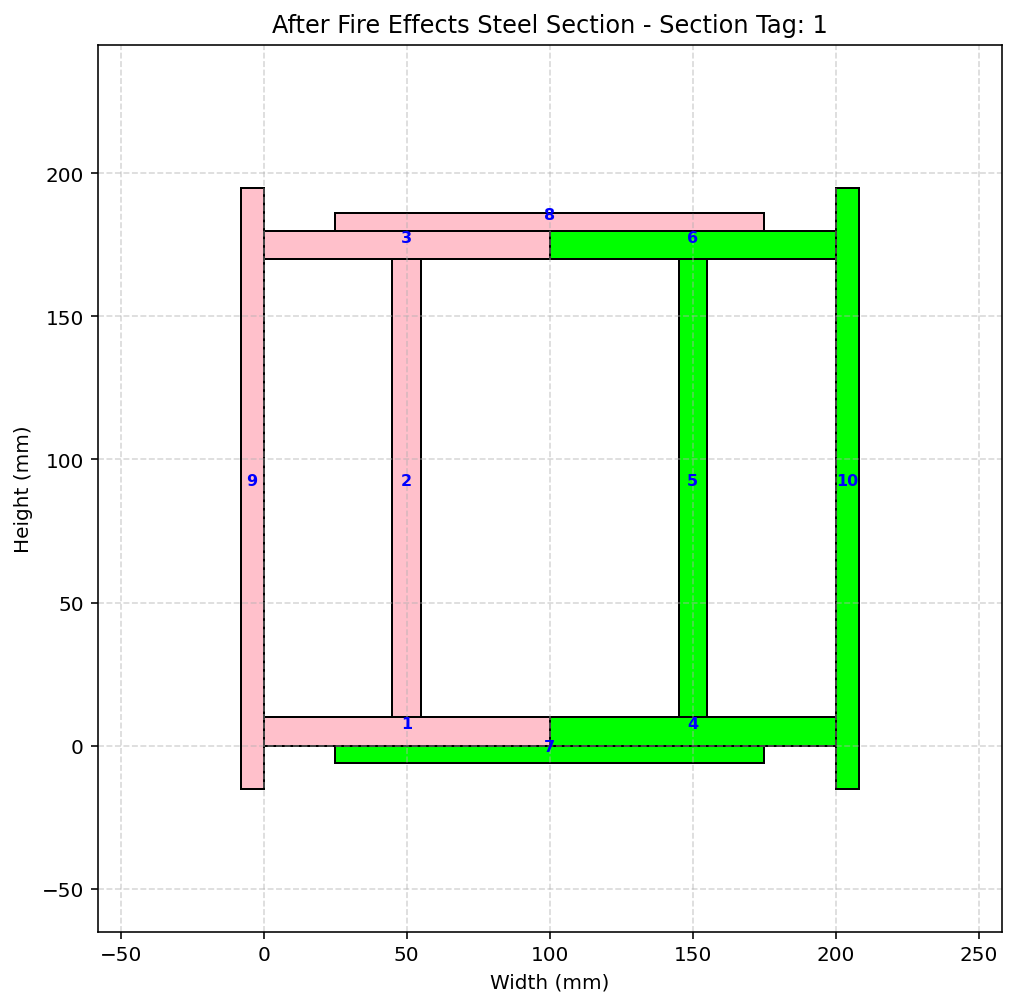

Here is the Python script that generated this plot:
def AFTER_FIRE_02_STEEL_SECTION_DIFF_WIDTH_HEIGHT_FUN_EXTRA_TWO_3D(secTag, STEEL_TYPE, fc, Kfc, CONCRETE_DENSITY, plot=True):
    """
    Create a steel with different widths and heights, fiber section (OpenSees) and,
    if PLOT=True, draw a simple 2‑D sketch of the section.

    Parameters
    ----------
    secTag          : int   – section identifier
    STEEL_TYPE      : str   – 'ELASTIC' or 'INELASTIC'
    fc              : float – unconfined concrete compressive strength (MPa, negative)
    Kfc             : float – ratio of confined to unconfined concrete strength
    CONCRETE_DENSITY: float – ρc (kg/m³) – will be converted to N·s²/mm³
    PLOT            : bool  – draw the section if True
    
    Thermal Effects of Material Stres-Strain relation
    THIS PYTHON SCRIPT WRITTEN BY SALAR DELAVAR GHASHGHAEI (QASHQAI)
    """
    import numpy as np
    import openseespy.opensees as ops
    import matplotlib.pyplot as plt
    import matplotlib.pyplot as plt, matplotlib.patches as patches
    
    # Define materials for nonlinear elements
    # Define parameters (units: mm, N)
    # ------------------------------------------
    # CONCRETE                  tag   f'c        ec0   f'cu        ecu
    # Cover concrete (unconfined)
    fcU = -fc                 # [N/mm²] Concrete Compressive Strength
    Ec = 4700 * np.sqrt(-fcU) # [N/mm^2] Concrete Elastic Modulus
    ec0U = 2*fcU/Ec           # [mm/mm] Concrete Compressive Strain
    fcUU = 0.2*fcU            # [N/mm²] Concrete Compressive Ultimate Strength
    ecuU = 5*ec0U             # [mm/mm] Concrete Compressive Ultimate Strain
    LambdaU = 0.1;	          # ratio between unloading slope    
    # Core concrete (confined)
    #Kfc = 1.3;			      # ratio of confined to unconfined concrete strength
    fcC = Kfc*fcU             # [N/mm²] Concrete Compressive Strength
    Ec = 4700 * np.sqrt(-fcC) # [N/mm^2] Concrete Elastic Modulus
    ec0C = 2*fcC/Ec           # [mm/mm] Concrete Compressive Strain
    fcUC = 0.65*fcC           # [N/mm²] Concrete Compressive Ultimate Strength
    ecuC = 15*ec0C            # [mm/mm] Concrete Compressive Ultimate Strain
    LambdaC = 0.1;	          # ratio between unloading slope
    # tensile-strength properties
    ftC = 0.7 * np.sqrt(-fcC)  # [N/mm²] tensile strength +tension
    ftU = 0.7 * np.sqrt(-fcU)  # [N/mm²] tensile strength +tension
    EtsC = ftC/np.abs(ec0C)    # [N/mm²] tension softening stiffness
    EtsU = ftU/np.abs(ec0U)	   # [N/mm²] tension softening stiffness
    
    # STEEL
    # Reinforcing steel
    fy = 400          # [N/mm²] Steel Rebar Yield Strength   
    Es = 2e5          # [N/mm²] Modulus of Elasticity
    ey = fy/Es        # [mm/mm] Steel Rebar Yield Strain
    fu = 1.1818*fy    # [N/mm²] Steel Rebar Ultimate Strength
    esu = 0.09        # [mm/mm] Steel Rebar Ultimate Strain
    Esh = (fu - fy)/(esu - ey)
    Bs = Esh / Es
    
    def STEEL_FIRE_PROPERTIES(T):
        # THERMAL EFFECTS OF STEEL MATERIAL STRESS-STRAIN
        # WRITTEN BY SALAR DElAVAR GHASHGHAEI (QASHQAI)
        # PAPER: Mechanical properties of structural steel at elevated temperatures and after cooling down
        'https://www.researchgate.net/publication/227780727_Mechanical_properties_of_structural_steel_at_elevated_temperatures_and_after_cooling_down'    
        if T <= 20:
            kE  = 1.00
            kFy = 1.00
            kFu = 1.00
            esu = 0.25
            
        elif 20 < T <= 100:
            kE  = 0.90
            kFy = 0.90
            kFu = 0.90
            esu = 0.277
            
        elif 100 < T <= 200:
            kE  = 0.80
            kFy = 0.80
            kFu = 0.80
            esu = 0.3125
            
        elif 200 < T <= 300:
            kE  = 0.70
            kFy = 0.70
            kFu = 0.70
            esu = 0.3571
            
        elif 300 < T <= 400:
            kE  = 0.60
            kFy = 0.60
            kFu = 0.60
            esu = 0.3814 
            
        elif 400 < T <= 500:
            kE  = 0.30
            kFy = 0.30
            kFu = 0.30
            esu = 0.4012              
        
        elif 500 < T <= 700:
            kE  = 0.13
            kFy = 0.23
            kFu = 0.35
            esu = 0.4124
    
        elif T > 700:
            kE  = 0.09
            kFy = 0.11
            kFu = 0.20
            esu = 0.45
    
        return kE, kFy, kFu, esu

    # Plate Section 01
    kE, kFy, kFu, esu = STEEL_FIRE_PROPERTIES(100) # THERMAL EFFECTS 100°C 
    EsI01 = kE*200000        # [N/mm²] I Section Modulus of Elasticity 
    fyI01 = kFy*240          # [N/mm²] Steel I Section Yield Strength
    fuI01 = kFu*(1.18*240)   # [N/mm²] Steel I Section Ultimate Strength
    #fyI01 = 240                
    #EsI01 = 2e5              
    eyI01 = fyI01/EsI01      # [mm/mm] Steel I Section Yield Strain
    #fuI01 = 1.1818*fyI01     # [N/mm²] Steel I Section Ultimate Strength
    esuI01 = esu            # [mm/mm] Steel I Section Ultimate Strain
    EshI01 = (fuI01 - fyI01)/(esuI01 - eyI01)
    BsI01 = EshI01 / EsI01
    
    # Plate Section 02
    kE, kFy, kFu, esu = STEEL_FIRE_PROPERTIES(300) # THERMAL EFFECTS 300°C
    EsI02 = kE*200000        # [N/mm²] I Section Modulus of Elasticity 
    fyI02 = kFy*240          # [N/mm²] Steel I Section Yield Strength
    fuI02 = kFu*(1.18*240)   # [N/mm²] Steel I Section Ultimate Strength
    #fyI02 = 140              # [N/mm²] Steel I Section Yield Strength   
    #EsI02 = 2e5              # [N/mm²] I Section Modulus of Elasticity
    eyI02 = fyI02/EsI02      # [mm/mm] Steel I Section Yield Strain
    #fuI02 = 1.1818*fyI02     # [N/mm²] Steel I Section Ultimate Strength
    esuI02 = esu            # [mm/mm] Steel I Section Ultimate Strain
    EshI02 = (fuI02 - fyI02)/(esuI02 - eyI02)
    BsI02 = EshI02 / EsI02
    
    # Plate Section 03
    kE, kFy, kFu, esu = STEEL_FIRE_PROPERTIES(500) # THERMAL EFFECTS 500°C
    EsI03 = kE*200000        # [N/mm²] I Section Modulus of Elasticity 
    fyI03 = kFy*240          # [N/mm²] Steel I Section Yield Strength
    fuI03 = kFu*(1.18*240)   # [N/mm²] Steel I Section Ultimate Strength
    #EsI03 = kE*200000        # [N/mm²] I Section Modulus of Elasticity 
    #fyI03 = kFy*240          # [N/mm²] Steel I Section Yield Strength
    #fuI03 = kFu*(1.18*240)   # [N/mm²] Steel I Section Ultimate Strength
    #fyI03 = 95              # [N/mm²] Steel I Section Yield Strength   
    #EsI03 = 2e5              # [N/mm²] I Section Modulus of Elasticity
    eyI03 = fyI03/EsI03      # [mm/mm] Steel I Section Yield Strain
    #fuI03 = 1.1818*fyI03     # [N/mm²] Steel I Section Ultimate Strength
    esuI03 = esu            # [mm/mm] Steel I Section Ultimate Strain
    EshI03 = (fuI03 - fyI03)/(esuI03 - eyI03)
    BsI03 = EshI03 / EsI03
    
    coreTag, coverTag, steelTag = secTag + 100, secTag + 200, secTag + 300
    steelITag01, steelITag02, steelITag03 = secTag + 400, secTag + 500, secTag + 600
    if STEEL_TYPE == 'ELASTIC':
        ops.uniaxialMaterial('Elastic', steelTag, Es) 
        ops.uniaxialMaterial('Elastic', steelITag01, EsI01) 
        ops.uniaxialMaterial('Elastic', steelITag02, EsI02) 
        ops.uniaxialMaterial('Elastic', steelITag03, EsI03) 
    if STEEL_TYPE == 'INELASTIC':   
        pinchX = 0.8   # Pinching factor in X direction
        pinchY = 0.5   # Pinching factor in Y direction
        damage1 = 0.0  # Damage due to ductility
        damage2 = 0.0  # Damage due to energy
        beta = 0.1     # Stiffness degradation parameter
        ops.uniaxialMaterial('Hysteretic', steelTag,
                                         fy, ey,
                                         fu, esu,
                                         0.2*fu, 1.1*esu,
                                         -fy, -ey,
                                         -fu, -esu,
                                         -0.2*fu, -1.1*esu,
                                         pinchX, pinchY,
                                         damage1, damage2, beta)
        # INFO LINK: https://opensees.berkeley.edu/wiki/index.php/Hysteretic_Material
        # PLATE SECION 01
        ops.uniaxialMaterial('Hysteretic', steelITag01,
                                        fyI01, eyI01,
                                        fuI01, esuI01,
                                        0.2*fuI01, 1.1*esuI01,
                                        -fyI01, -eyI01,
                                        -fuI01, -esuI01,
                                        -0.2*fuI01, -1.1*esuI01,
                                        pinchX, pinchY,
                                        damage1, damage2, beta)
        # PLATE SECION 02
        ops.uniaxialMaterial('Hysteretic', steelITag02,
                                        fyI02, eyI02,
                                        fuI02, esuI02,
                                        0.2*fuI02, 1.1*esuI02,
                                        -fyI02, -eyI02,
                                        -fuI02, -esuI02,
                                        -0.2*fuI02, -1.1*esuI02,
                                        pinchX, pinchY,
                                        damage1, damage2, beta)
        # PLATE SECION 03
        ops.uniaxialMaterial('Hysteretic', steelITag03,
                                        fyI03, eyI03,
                                        fuI03, esuI03,
                                        0.2*fuI03, 1.1*esuI03,
                                        -fyI03, -eyI03,
                                        -fuI03, -esuI03,
                                        -0.2*fuI03, -1.1*esuI03,
                                        pinchX, pinchY,
                                        damage1, damage2, beta)                                        
        # INFO LINK: https://opensees.berkeley.edu/wiki/index.php/Hysteretic_Material
        
    #ops.uniaxialMaterial('Concrete01', coreTag, fcC, ec0C, fcUC, ecuC)  # Core concrete (confined)
    #ops.uniaxialMaterial('Concrete01', coverTag, fcU, ec0U, fcUU, ecuU) # Cover concrete (unconfined)
    ops.uniaxialMaterial('Concrete02', coreTag, fcC, ec0C, fcUC, ecuC, LambdaC, ftC, EtsC) # build core concrete (confined)
    ops.uniaxialMaterial('Concrete02', coverTag, fcU, ec0U, fcUU, ecuU, LambdaU, ftU, EtsU) # build cover concrete (unconfined)


    # -------------------- Fiber section -------------------------
    ops.section('Fiber', secTag, '-GJ', 1.0e6)
    # -------------------- Concrete Section -------------------------------
    # (layers depth[mm], layers width[mm], center y‑coord [mm], center x‑coord [mm], numSubdivY, numSubdivZ, tag, color)

    NFY, NFX = 10, 10 # Number of fibers in each Division in Y and X Dir.
    mat_layers = [
        (10.0, 100.0, 5.0, 50.0, NFY, NFX, steelITag03, 'pink'),          # 1
        (160.0, 10.0, 90.0, 50.0, NFY, NFX, steelITag03, 'pink'),         # 2
        (10.0, 100.0, 175.0, 50.0, NFY, NFX, steelITag03, 'pink'),        # 3    
        
        (10.0, 100.0, 5.0, 150.0, NFY, NFX, steelITag01, 'lime'),         # 4
        (160.0, 10.0, 90.0, 150.0, NFY, NFX, steelITag01, 'lime'),        # 5
        (10.0, 100.0, 175.0, 150.0, NFY, NFX, steelITag01, 'lime'),       # 6 
        
        (6.0, 150.0, -3.0, 100.0, NFY, NFX, steelITag01, 'lime'),         # 7
        (6.0, 150.0, 183.0, 100.0, NFY, NFX, steelITag03, 'pink'),        # 8
        
        (210.0, 8.0, 90.0, -4.0, NFY, NFX, steelITag03, 'pink'),          # 9
        (210.0, 8.0, 90.0, 204.0, NFY, NFX, steelITag01, 'lime'),         # 10

    ]
    
    """
    mat_layers = [
        (100.0, 100.0, 50.0,   50.0,  NFY, NFX, coreTag, 'lightgray'),   # 1
        (100.0, 100.0, 50.0,  150.0,  NFY, NFX, coreTag, 'lightgray'),   # 2
        (100.0, 100.0, 50.0,  250.0,  NFY, NFX, coreTag, 'lightgray'),   # 3
        (100.0, 100.0, 50.0,  350.0,  NFY, NFX, coreTag, 'lightgray'),   # 4
        (100.0, 100.0, 50.0,  450.0,  NFY, NFX, coreTag, 'lightgray'),   # 5
        (100.0, 100.0, 150.0,  50.0,  NFY, NFX, coreTag, 'lightgray'),   # 6
        (100.0, 100.0, 150.0, 150.0,  NFY, NFX, coreTag, 'lightgray'),   # 7
        (100.0, 100.0, 150.0, 250.0,  NFY, NFX, coreTag, 'lightgray'),   # 8
        (100.0, 100.0, 150.0, 350.0,  NFY, NFX, coreTag, 'lightgray'),   # 9
        (100.0, 100.0, 150.0, 450.0,  NFY, NFX, coreTag, 'lightgray'),   # 10
        (100.0, 100.0, 250.0,  50.0,  NFY, NFX, coreTag, 'lightgray'),   # 11
        (100.0, 100.0, 250.0, 150.0,  NFY, NFX, coreTag, 'lightgray'),   # 12
        (100.0, 100.0, 250.0, 250.0,  NFY, NFX, coreTag, 'lightgray'),   # 13
        (100.0, 100.0, 250.0, 350.0,  NFY, NFX, coreTag, 'lightgray'),   # 14
        (100.0, 100.0, 250.0, 450.0,  NFY, NFX, coreTag, 'lightgray'),   # 15
        (100.0, 100.0, 350.0,  50.0,  NFY, NFX, coreTag, 'lightgray'),   # 16
        (100.0, 100.0, 350.0, 150.0,  NFY, NFX, coreTag, 'lightgray'),   # 17
        (100.0, 100.0, 350.0, 250.0,  NFY, NFX, coreTag, 'lightgray'),   # 18
        (100.0, 100.0, 350.0, 350.0,  NFY, NFX, coreTag, 'lightgray'),   # 19
        (100.0, 100.0, 350.0, 450.0,  NFY, NFX, coreTag, 'lightgray'),   # 20
        (100.0, 100.0, 450.0,  50.0,  NFY, NFX, coreTag, 'lightgray'),   # 21
        (100.0, 100.0, 450.0, 150.0,  NFY, NFX, coreTag, 'lightgray'),   # 22
        (100.0, 100.0, 450.0, 250.0,  NFY, NFX, coreTag, 'lightgray'),   # 23
        (100.0, 100.0, 450.0, 350.0,  NFY, NFX, coreTag, 'lightgray'),   # 24
        (100.0, 100.0, 450.0, 450.0,  NFY, NFX, coreTag, 'lightgray'),   # 25
    
        (PT, 500.0+2*PT, 500.0+0.5*PT, 0.5*500.0, NFY, NFX, steelITag, 'cyan'),   # 26 -> PLATE
        (PT, 500.0+2*PT, 0.0-0.5*PT, 0.5*500.0, NFY, NFX, steelITag, 'cyan'),     # 27 -> PLATE
        (500.0, PT, 0.5*500.0, 500.0+0.5*PT, NFY, NFX, steelITag, 'cyan'),        # 28 -> PLATE   
        (500.0, PT, 0.5*500.0, -0.5*PT, NFY, NFX, steelITag, 'cyan'),             # 29 -> PLATE

        (10.0, 150.0, 250.0-125.0, 250.0, NFY, NFX, steelITag, 'lime'),                  # 30 -> CROSSED SECTION
        (240.0, 10.0, 250.0, 250.0, NFY, NFX, steelITag, 'lime'),                        # 31 -> CROSSED SECTION
        (10.0, 150.0, 250+125.0, 250.0, NFY, NFX, steelITag, 'lime'),                    # 32 -> CROSSED SECTION   
         
        (10.0, 105.0, 250.0, 250.0-57.5, NFY, NFX, steelITag, 'lime'),                   # 33 -> CROSSED SECTION
        (10.0, 105.0, 250.0, 250.0+57.5, NFY, NFX, steelITag, 'lime'),                   # 34 -> CROSSED SECTION
        
        (150.0, 10.0, 250.0, 250.0-115.0, NFY, NFX, steelITag, 'lime'),                  # 35 -> CROSSED SECTION
        (150.0, 10.0, 250.0, 250.0+115.0, NFY, NFX, steelITag, 'lime'),                  # 36 -> CROSSED SECTION     
         ]
    """
    """
    mat_layers = [
        (20.0, 500.0, 10.0, 250.0, NFY, NFX, coreTag, 'lightgray'),    # 1
        (20.0, 500.0, 30.0, 250.0, NFY, NFX, coreTag, 'lightgray'),    # 2
        (20.0, 500.0, 50.0, 250.0, NFY, NFX, coreTag, 'lightgray'),    # 3
        (20.0, 500.0, 70.0, 250.0, NFY, NFX, coreTag, 'lightgray'),    # 4
        (20.0, 500.0, 90.0, 250.0, NFY, NFX, coreTag, 'lightgray'),    # 5
        (20.0, 500.0, 110.0, 250.0, NFY, NFX, coreTag, 'lightgray'),   # 6
        (20.0, 500.0, 130.0, 250.0, NFY, NFX, coreTag, 'lightgray'),   # 7
        (20.0, 500.0, 150.0, 250.0, NFY, NFX, coreTag, 'lightgray'),   # 8
        (20.0, 500.0, 170.0, 250.0, NFY, NFX, coreTag, 'lightgray'),   # 9
        (20.0, 500.0, 190.0, 250.0, NFY, NFX, coreTag, 'lightgray'),   # 10
        (20.0, 500.0, 210.0, 250.0, NFY, NFX, coreTag, 'lightgray'),   # 11
        (20.0, 500.0, 230.0, 250.0, NFY, NFX, coreTag, 'lightgray'),   # 12 
        (20.0, 500.0, 250.0, 250.0, NFY, NFX, coreTag, 'lightgray'),   # 13
        (20.0, 500.0, 270.0, 250.0, NFY, NFX, coreTag, 'lightgray'),   # 14
        (20.0, 500.0, 290.0, 250.0, NFY, NFX, coreTag, 'lightgray'),   # 15
        (20.0, 500.0, 310.0, 250.0, NFY, NFX, coreTag, 'lightgray'),   # 16
        (20.0, 500.0, 330.0, 250.0, NFY, NFX, coreTag, 'lightgray'),   # 17
        (20.0, 500.0, 350.0, 250.0, NFY, NFX, coreTag, 'lightgray'),   # 18
        (20.0, 500.0, 370.0, 250.0, NFY, NFX, coreTag, 'lightgray'),   # 19
        (20.0, 500.0, 390.0, 250.0, NFY, NFX, coreTag, 'lightgray'),   # 20
        (20.0, 500.0, 410.0, 250.0, NFY, NFX, coreTag, 'lightgray'),   # 21
        (20.0, 500.0, 430.0, 250.0, NFY, NFX, coreTag, 'lightgray'),   # 22
        (20.0, 500.0, 450.0, 250.0, NFY, NFX, coreTag, 'lightgray'),   # 23
        (20.0, 500.0, 470.0, 250.0, NFY, NFX, coreTag, 'lightgray'),   # 24
        (20.0, 500.0, 490.0, 250.0, NFY, NFX, coreTag, 'lightgray'),   # 25
        
        (PT, 500.0+2*PT, 500.0+0.5*PT, 0.5*500.0, NFY, NFX, steelITag, 'cyan'),   # 26 -> PLATE
        (PT, 500.0+2*PT, 0.0-0.5*PT, 0.5*500.0, NFY, NFX, steelITag, 'cyan'),     # 27 -> PLATE
        (500.0, PT, 0.5*500.0, 500.0+0.5*PT, NFY, NFX, steelITag, 'cyan'),        # 28 -> PLATE   
        (500.0, PT, 0.5*500.0, -0.5*PT, NFY, NFX, steelITag, 'cyan'),             # 29 -> PLATE

        (10.0, 150.0, 250.0-125.0, 250.0, NFY, NFX, steelITag, 'lime'),                  # 30 -> CROSSED SECTION
        (240.0, 10.0, 250.0, 250.0, NFY, NFX, steelITag, 'lime'),                        # 31 -> CROSSED SECTION
        (10.0, 150.0, 250+125.0, 250.0, NFY, NFX, steelITag, 'lime'),                    # 32 -> CROSSED SECTION   
         
        (10.0, 105.0, 250.0, 250.0-57.5, NFY, NFX, steelITag, 'lime'),                   # 33 -> CROSSED SECTION
        (10.0, 105.0, 250.0, 250.0+57.5, NFY, NFX, steelITag, 'lime'),                   # 34 -> CROSSED SECTION
        
        (150.0, 10.0, 250.0, 250.0-115.0, NFY, NFX, steelITag, 'lime'),                  # 35 -> CROSSED SECTION
        (150.0, 10.0, 250.0, 250.0+115.0, NFY, NFX, steelITag, 'lime'),                  # 36 -> CROSSED SECTION   
        ]
    """
    for depth, width, center_y, center_x, numSubdivY, numSubdivZ, matTAG, _ in mat_layers:
        x_left = center_x - width/2
        x_right = center_x + width/2
        y_bot = center_y - depth/2
        y_top = center_y + depth/2
        ops.patch('rect', matTAG, numSubdivY, numSubdivZ, x_left, y_bot, x_right, y_top)

    # -------------------- Section area -------------------------
    # Initialize
    min_bottom = float('inf')
    max_top = -float('inf')
    TOTAL_AREA = 0.0
    
    for depth, width, center_y, center_x,_ ,_,_, _ in mat_layers:
        bottom = center_y - depth/2
        top = center_y + depth/2
        min_bottom = min(min_bottom, bottom)
        max_top = max(max_top, top)
        TOTAL_AREA += depth * width
    
    SECTION_HEIGHT = max_top - min_bottom
    
    print(f"Section height = {SECTION_HEIGHT} mm")
    print(f"Section area   = {TOTAL_AREA} mm²")
    # -------------------- Rebars -------------------------------
    """
    # (diameter [mm], y‑coord [mm], x‑coord [mm])
    rebars = [
        (25.0,  50.0, 50.0),          # 1
        (18.0,  50.0, 0.5*CD),        # 2
        (25.0,  50.0, CW-50.0),       # 3 
        (25.0,  CD-50.0, 50.0),       # 4
        (18.0,  CD-50.0, 0.5*CD),     # 5
        (25.0,  CD-50.0, CW-50.0),    # 6
        
        (16.0,  0.5*CD, 50.0),        # 7
        (16.0,  0.5*CD, CW-50.0),     # 8
        
        (16.0,  0.25*CD, 50.0),       # 9
        (16.0,  0.25*CD, CW-50.0),    # 10
        
        (16.0,  0.75*CD, 50.0),       # 11
        (16.0,  0.75*CD, CW-50.0),    # 12
        
        (18.0,  50.0, 0.25*CW),       # 13
        (18.0,  50.0, 0.75*CW),       # 14
    
        (18.0,  CD-50.0, 0.25*CW),    # 15
        (18.0,  CD-50.0, 0.75*CW),    # 16
    ]

    for dia, y, x in rebars:
        area = np.pi * dia**2 / 4.0          # mm²
        ops.fiber(x, y, area, steelTag)      # add to OpenSees model
    """    
    # -------------------- Plot (optional) -----------------------
    if plot:
        
        fig, ax = plt.subplots(figsize=(10, 8))
        ax.set_xlabel('Width (mm)')
        ax.set_ylabel('Height (mm)')
        ax.set_title(f'After Fire Effects Steel Section - Section Tag: {secTag}')
        #ax.set_title(f'After Fire Effects Steel Section \n with rebars and plates (Numbers shown) - Section Tag: {secTag}')
        ax.grid(True, ls='--', alpha=0.5)
        
        # Material geometry derived from mat_layers
        ii = 0
        for depth, width, center_y, center_x, _, _,_, COLOR in mat_layers:
            x_left = center_x - width/2
            x_right = center_x + width/2
            y_bot = center_y - depth/2
            y_top = center_y + depth/2
            rect = patches.Rectangle(
                (x_left, y_bot), width, depth,
                linewidth=1, edgecolor='black', facecolor=COLOR
            )
            ax.add_patch(rect)
            ii += 1
            ax.text(
                center_x, center_y, f'{ii}',
                color='blue', fontsize=8,
                ha='center', va='bottom', fontweight='bold'
            )
        """
        # Rebars – red circles + numbers (using your existing rebars list)
        for i, (dia, y, x) in enumerate(rebars, start=1):
            circ = patches.Circle(
                (x, y), radius=dia/2,
                edgecolor='red', facecolor='red', linewidth=2
            )
            ax.add_patch(circ)
            ax.text(
                x, y + dia/2 + 5, f'{i}',
                color='purple', fontsize=8,
                ha='center', va='bottom', fontweight='bold'
            )
        """
        # Compute overall limits from the actual concrete layers
        all_x = []
        all_y = []
        for depth, width, center_y, center_x,_ ,_,_,_ in mat_layers:
            all_x.append(center_x - width/2)
            all_x.append(center_x + width/2)
            all_y.append(center_y - depth/2)
            all_y.append(center_y + depth/2)
        x_min, x_max = min(all_x), max(all_x)
        y_min, y_max = min(all_y), max(all_y)
        margin = 50  # mm extra space around
        ax.set_xlim(x_min - margin, x_max + margin)
        ax.set_ylim(y_min - margin, y_max + margin)
        ax.set_aspect('equal')
        plt.show()

    # Calculate mass
    ELE_MASS = CONCRETE_DENSITY * TOTAL_AREA   # kg/mm
    
    return SECTION_HEIGHT, ELE_MASS
